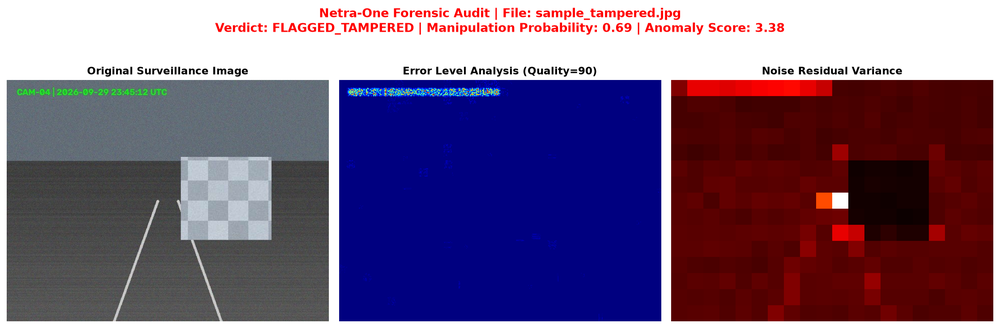
#> input picture reports/sample_tampered_forensic.png, 1000 x 328 px, shrunk from 2235 x 734 before the run
$ python -i forensic_features.py   (imports and definitions only)
#> lines starting #> are read from the running program, lines starting #| are printed output that depends on the picture
#> further down, picture is the input picture: PIL image 1000x328 RGBA; mean R, G, B, A 115.2, 93.9, 124.8, 255
import cv2
import io
import numpy as np
from PIL import Image, ImageChops, ImageEnhance
from scipy.fftpack import dct


def extract_ela(image_input, quality=90, scale=15.0):
#> called with quality = 90, scale = 15
    if isinstance(image_input, np.ndarray):
        pil_img = Image.fromarray(image_input).convert("RGB")
    else:
        pil_img = image_input.convert("RGB")

    buffer = io.BytesIO()
    pil_img.save(buffer, format="JPEG", quality=quality)
    buffer.seek(0)
    recompressed = Image.open(buffer).convert("RGB")

    diff = ImageChops.difference(pil_img, recompressed)
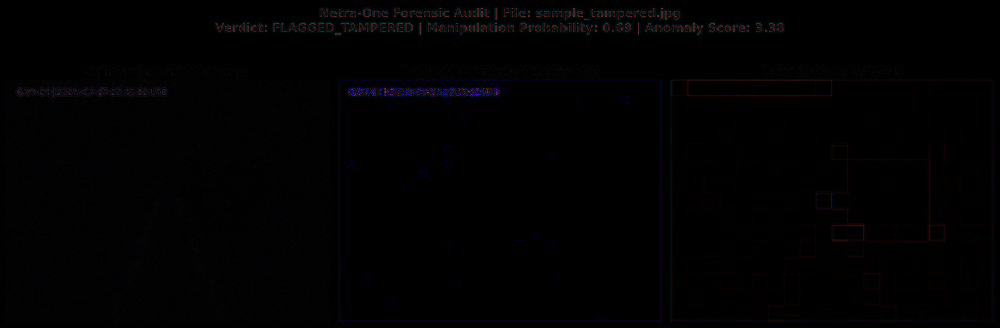
#> diff: PIL image 1000x328 RGB; mean R, G, B 2, 1.3, 1.9
    ela_diff_raw = np.array(diff, dtype=np.float32)

    ela_scaled = ela_diff_raw * scale
    ela_scaled = np.clip(ela_scaled, 0, 255).astype(np.uint8)
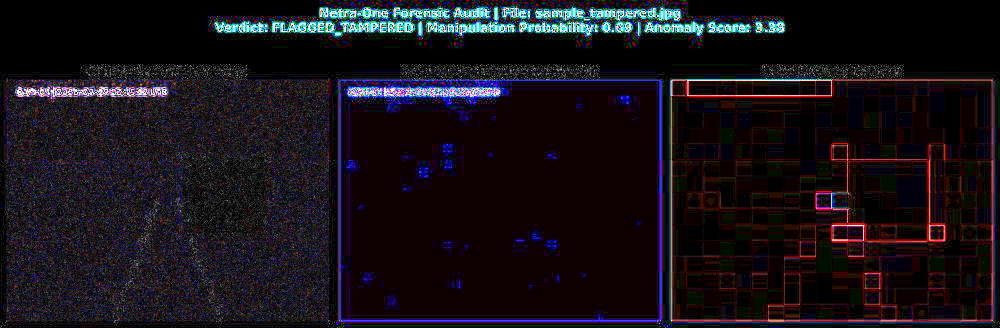
#> ela_scaled: shape (328, 1000, 3); mean R, G, B 23.3, 17.7, 23.8

    ela_gray = cv2.cvtColor(ela_scaled, cv2.COLOR_RGB2GRAY)
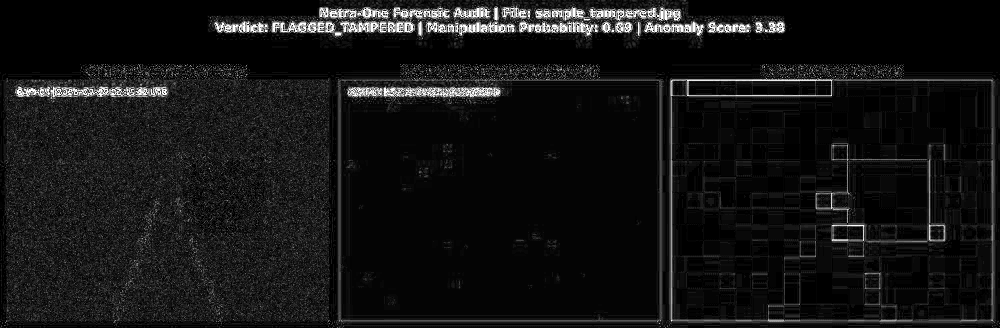
#> ela_gray: shape (328, 1000); min 0, max 255, mean 20
    ela_heatmap = cv2.applyColorMap(ela_gray, cv2.COLORMAP_JET)
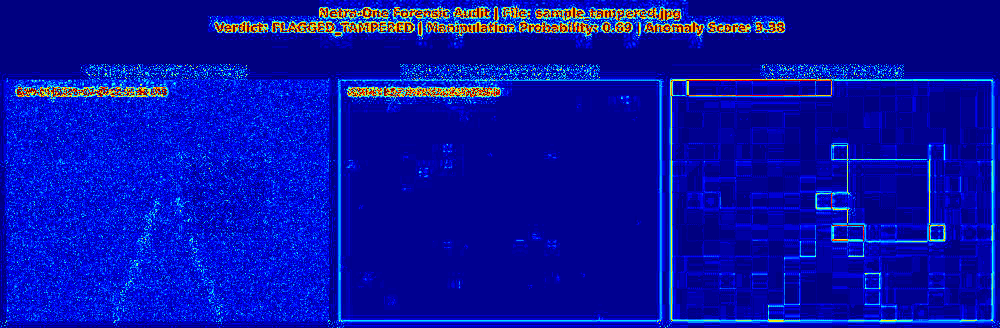
#> ela_heatmap: shape (328, 1000, 3); mean B, G, R 168.4, 15.7, 6.2

    return ela_scaled, ela_heatmap, ela_diff_raw


# [131 lines left out: functions extract_noise_residual, extract_fft_spectrum, compute_anomaly_score, locate_suspicious_region, not called in this run]

>>> from PIL import Image
>>> picture = Image.open('reports/sample_tampered_forensic.png')
>>> result = extract_ela(picture)
